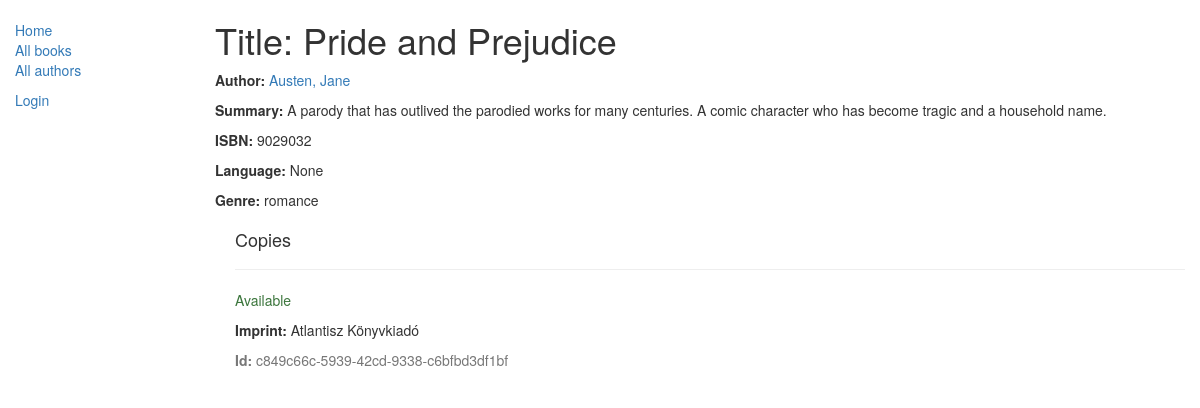
/catalog/book/3, run on an earlier commit of the app's database.
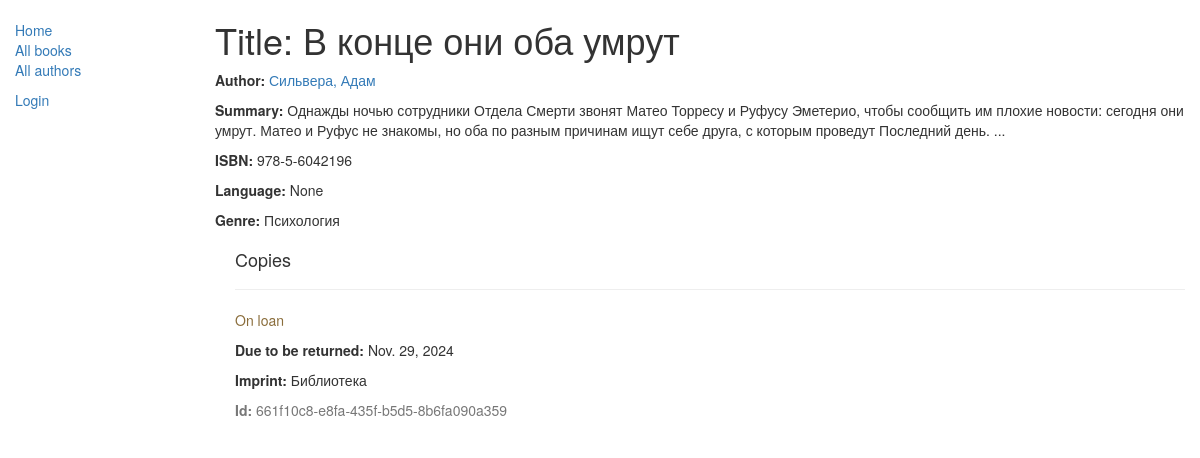
And on a later commit of the database.
### catalog/models.py (models this page shows, shortened)
class Book(models.Model):
    title = models.CharField(max_length=200)
    author = models.ForeignKey('Author', on_delete=models.SET_NULL, null=True)
    summary = models.TextField(max_length=1000, help_text="Enter a brief description of the book")
    isbn = models.CharField('ISBN', max_length=13,
                            unique=True,
                            help_text='13 Character <a href="https://www.isbn-international.org/content/what-isbn'
                                      '">ISBN number</a>')
    genre = models.ManyToManyField(Genre, help_text="Select a genre for this book")
    language = models.ForeignKey('Language', on_delete=models.SET_NULL, null=True)
    class Meta:
        ordering = ['title', 'author']
    def display_genre(self):
        return ', '.join([ genre.name for genre in self.genre.all()[:3] ])
    display_genre.short_description = 'Genre'

class Author(models.Model):
    first_name = models.CharField(max_length=100)
    last_name = models.CharField(max_length=100)
    date_of_birth = models.DateField(null=True, blank=True)
    date_of_death = models.DateField('Died', null=True, blank=True)
    class Meta:
        ordering = ['last_name']
    def __str__(self):
        return '%s, %s' % (self.last_name, self.first_name)

class Genre(models.Model):
    name = models.CharField(max_length=200, help_text="Enter a book genre (e.g. Science Fiction, French Poetry etc.)")
    def __str__(self):
        return self.name

class BookInstance(models.Model):
    id = models.UUIDField(primary_key=True, default=uuid.uuid4, help_text="Unique ID for this particular book across whole library")
    book = models.ForeignKey('Book', on_delete=models.SET_NULL, null=True)
    imprint = models.CharField(max_length=200)
    due_back = models.DateField(null=True, blank=True)
    borrower = models.ForeignKey(
        settings.AUTH_USER_MODEL, on_delete=models.SET_NULL, null=True, blank=True)
    LOAN_STATUS = (
        ('m', 'Maintenance'),
        ('o', 'On loan'),
        ('a', 'Available'),
        ('r', 'Reserved'),
    )
    status = models.CharField(
        max_length=1,
        choices=LOAN_STATUS,
        blank=True,
        default='m',
        help_text='Book availability')
    class Meta:
        ordering = ["due_back"]
        permissions = (("can_mark_returned", "Set book as returned"),)

### catalog/views.py (the view)
# urls.py: re_path(r'^book/(?P<pk>\d+)$', views.BookDetailView.as_view(), name='book-detail'),
class BookDetailView(generic.DetailView):
    model = Book

### catalog/templates/catalog/book_detail.html (shortened to what this page needs)
<!DOCTYPE html>
<html lang="en">
<head>
</head>
<body>
{% extends "base_generic.html" %}
{% block content %}
  <h1>Title: {{ book.title }}</h1>
  <p><strong>Author:</strong> <a href="">{{ book.author }}</a></p>
  <p><strong>Summary:</strong> {{ book.summary }}</p>
  <p><strong>ISBN:</strong> {{ book.isbn }}</p>
  <p><strong>Language:</strong> {{ book.language }}</p>
  <p><strong>Genre:</strong> {% for genre in book.genre.all %} {{ genre }}{% if not forloop.last %}, {% endif %}{% endfor %}</p>
  <div style="margin-left:20px;margin-top:20px">
    <h4>Copies</h4>
    {% for copy in book.bookinstance_set.all %}
    <hr>
    <p class="{% if copy.status == 'a' %}text-success{% elif copy.status == 'd' %}text-danger{% else %}text-warning{% endif %}">{{ copy.get_status_display }}</p>
    {% if copy.status != 'a' %}<p><strong>Due to be returned:</strong> {{copy.due_back}}</p>{% endif %}
    <p><strong>Imprint:</strong> {{copy.imprint}}</p>
    <p class="text-muted"><strong>Id:</strong> {{copy.id}}</p>
    {% endfor %}
  </div>
{% endblock %}

What changed in the data, as far as the page shows it:
no longer on this page (row edited): Genre: name "romance"
removed BookInstance: status "Available", imprint "Atlantisz Könyvkiadó", id "c849c66c-5939-42cd-9338-c6bfbd3df1bf"
changed Book "None": title "Pride and Prejudice" → "В конце они оба умрут"; author "Austen, Jane" → "Сильвера, Адам"; summary "A parody that has outlived the parodied works for many centuries. A comic character who has become tragic and a household name." → "Однажды ночью сотрудники Отдела Смерти звонят Матео Торресу и Руфусу Эметерио, чтобы сообщить им плохие новости: сегодня они умрут. Матео и Руфус не знакомы, но оба по разным причинам ищут себе друга, с которым проведут Последний день. ..."; isbn "9029032" → "978-5-6042196"
now on this page (row edited): Genre: name "Психология"
added BookInstance: status "On loan", due_back "Nov. 29, 2024", imprint "Библиотека", id "661f10c8-e8fa-435f-b5d5-8b6fa090a359"
